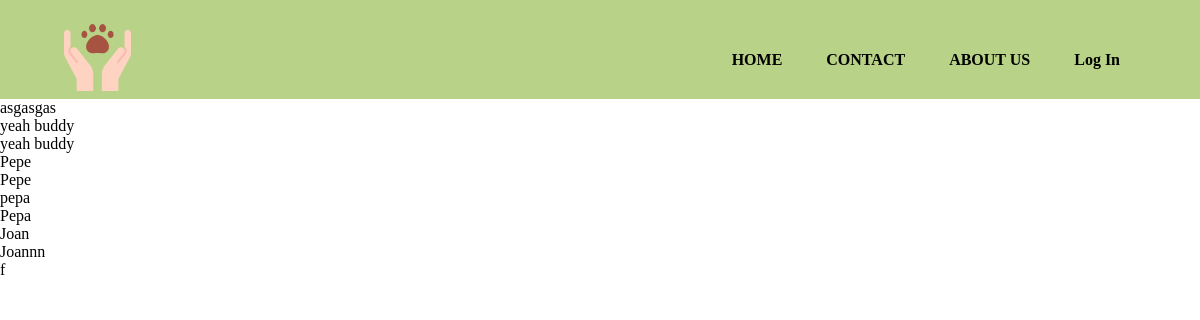
Screenshot of /list_pets/ with the database file from the repository.
### shelter/models.py (models this page shows, shortened)
class Pet(models.Model):
    name = models.CharField(max_length=100)
    animal_type = models.CharField(max_length=100)
    age = models.IntegerField()
    weight = models.CharField(max_length=100)
    illness = models.CharField(max_length=100)
    breed = models.CharField(max_length=100, default='Unknown')

### shelter/views.py (the view)
# urls.py: path('list_pets/', list_pets, name='list_pets'),
def list_pets(request):
    pets = Pet.objects.all()
    return render(request, 'list_pets.html', {'pets': pets})

### templates/list_pets.html (shortened to what this page needs)
{% extends 'base.html' %}
{% block content %}
{% for pet in pets %}
    <p>
        <a href={% url 'pet_detail' pet.id %}>{{ pet.name }}</a>
    </p>
{% endfor %}
{% endblock %}

### static/menu.css (style rules this page uses)
* { margin: 0; padding: 0; }
a { text-decoration: none; color: black; }

### rows the page displays
Pet: name "asgasgas"
Pet: name "yeah buddy"
Pet: name "yeah buddy"
Pet: name "Pepe"
Pet: name "Pepe"
Pet: name "pepa"
Pet: name "Pepa"
Pet: name "Joan"
Pet: name "Joannn"
Pet: name "f"
